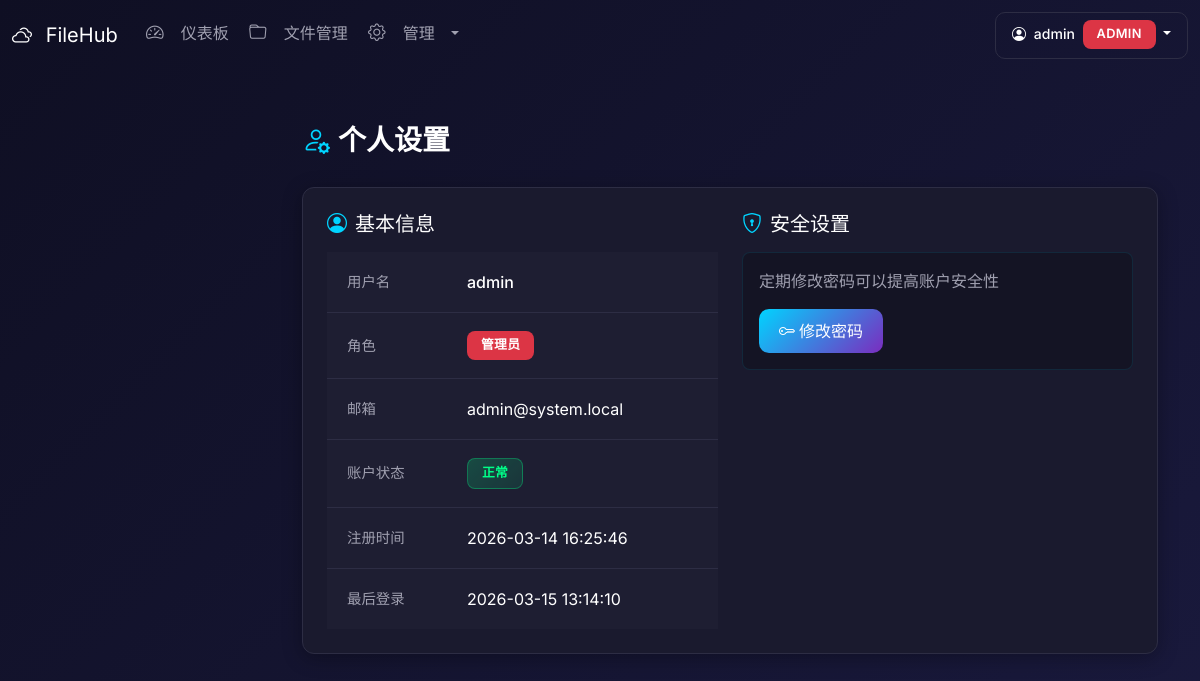
Page /settings/profile (signed in) on the earlier database version.
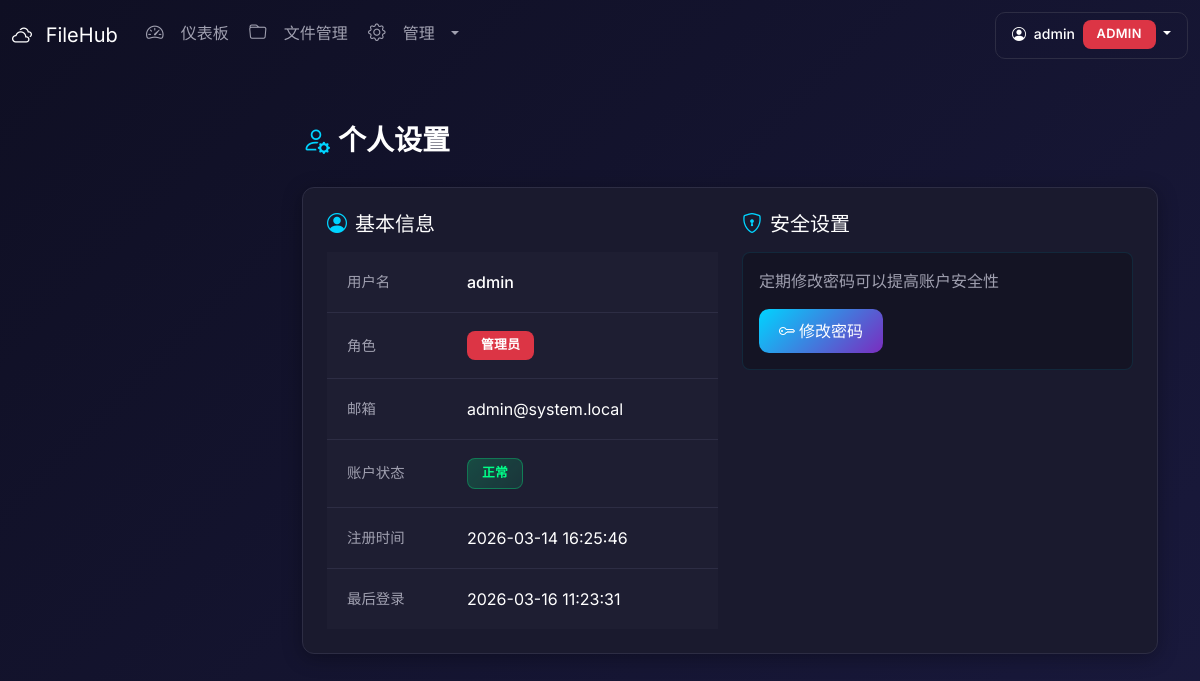
Same page on the later database version.
### database.py (models this page shows, shortened)
class User(Base):
    __tablename__ = 'users'
    id = Column(Integer, primary_key=True, autoincrement=True)
    username = Column(String(50), unique=True, nullable=False, index=True)
    password_hash = Column(String(255), nullable=False)
    email = Column(String(100), unique=True, nullable=True)
    role = Column(String(20), default='user')  # user, admin
    is_active = Column(Boolean, default=True)
    created_at = Column(DateTime, default=datetime.now)
    updated_at = Column(DateTime, default=datetime.now, onupdate=datetime.now)
    last_login = Column(DateTime, nullable=True)
    permissions = relationship('Permission', back_populates='user', cascade='all, delete-orphan', foreign_keys='Permission.user_id', lazy='joined')
    audit_logs = relationship('AuditLog', back_populates='user', cascade='all, delete-orphan')

### app.py (the view)
@app.route('/settings/profile')
@login_required
def settings_profile():
    user = get_user_by_id(session['user_id'])
    return render_template('settings/profile.html', user=user)

### auth.py (called while the page is built)
def get_user_by_id(user_id):
    db = get_session()
    try:
        return db.query(User).filter(User.id == user_id).first()
    finally:
        db.close()

def login_required(f):
    @wraps(f)
    def decorated_function(*args, **kwargs):
        if 'user_id' not in session:
            if request.path.startswith('/api/'):
                return jsonify({'success': False, 'error': '请先登录'}), 401
            flash('请先登录', 'warning')
            return redirect(url_for('login', next=request.url))
        return f(*args, **kwargs)
    return decorated_function

### database.py (called while the page is built)
def get_session():
    return Session()

### templates/settings/profile.html (shortened to what this page needs)
{% extends "base.html" %}
{% block content %}
<div class="d-flex justify-content-between align-items-center mb-4">
    <h2 class="page-title">
        <i class="bi bi-person-gear me-2" style="color: #00d4ff;"></i>个人设置
    </h2>
</div>
<div class="content-card mb-4">
    <div class="card-body-custom p-4">
        <div class="row">
            <div class="col-md-6">
                <h5 class="text-white mb-3">
                    <i class="bi bi-person-circle me-2" style="color: #00d4ff;"></i>基本信息
                </h5>
                <table class="table table-borderless">
                    <tr>
                        <td class="text-muted" style="width: 120px;">用户名</td>
                        <td class="text-white fw-medium">{{ user.username }}</td>
                    </tr>
                    <tr>
                        <td class="text-muted">角色</td>
                        <td>
                            {% if user.role == 'admin' %}
                            <span class="badge bg-danger">管理员</span>
                            {% else %}
                            <span class="badge bg-secondary">普通用户</span>
                            {% endif %}
                        </td>
                    </tr>
                    <tr>
                        <td class="text-muted">邮箱</td>
                        <td class="text-white">{{ user.email or '未设置' }}</td>
                    </tr>
                    <tr>
                        <td class="text-muted">账户状态</td>
                        <td>
                            {% if user.is_active %}
                            <span class="badge bg-success">正常</span>
                            {% else %}
                            <span class="badge bg-danger">禁用</span>
                            {% endif %}
                        </td>
                    </tr>
                    <tr>
                        <td class="text-muted">注册时间</td>
                        <td class="text-white">{{ user.created_at.strftime('%Y-%m-%d %H:%M:%S') if user.created_at else '-' }}</td>
                    </tr>
                    <tr>
                        <td class="text-muted">最后登录</td>
                        <td class="text-white">{{ user.last_login.strftime('%Y-%m-%d %H:%M:%S') if user.last_login else '从未登录' }}</td>
                    </tr>
                </table>
            </div>
            <div class="col-md-6">
                <h5 class="text-white mb-3">
                    <i class="bi bi-shield-lock me-2" style="color: #00d4ff;"></i>安全设置
                </h5>
                <div class="p-3" style="background: rgba(0,0,0,0.2); border-radius: 8px; border: 1px solid rgba(0,212,255,0.1);">
                    <p class="text-muted mb-3">定期修改密码可以提高账户安全性</p>
                    <button class="btn btn-primary" data-bs-toggle="modal" data-bs-target="#changePasswordModal">
                        <i class="bi bi-key me-1"></i>修改密码
                    </button>
                </div>
            </div>
        </div>
    </div>
</div>
{% endblock %}

Differences in the rows shown:
changed User "admin": last_login "2026-03-15 13:14:10" → "2026-03-16 11:23:31"
